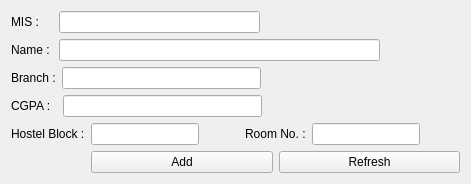
      <widget class="QWidget" name="tab_2">
       <attribute name="title">
        <string>Add New Record</string>
       </attribute>
       <layout class="QVBoxLayout" name="verticalLayout_3">
        <item>
         <layout class="QHBoxLayout" name="horizontalLayout_7">
          <item>
           <widget class="QLabel" name="label_6">
            <property name="text">
             <string>MIS :    </string>
            </property>
           </widget>
          </item>
          <item>
           <widget class="QLineEdit" name="line_mis"/>
          </item>
          <item>
           <spacer name="horizontalSpacer_2">
            <property name="orientation">
             <enum>Qt::Horizontal</enum>
            </property>
            <property name="sizeHint" stdset="0">
             <size>
              <width>40</width>
              <height>20</height>
             </size>
            </property>
           </spacer>
          </item>
         </layout>
        </item>
        <item>
         <layout class="QHBoxLayout" name="horizontalLayout_8">
          <item>
           <widget class="QLabel" name="label_18">
            <property name="text">
             <string>Name : </string>
            </property>
           </widget>
          </item>
          <item>
           <widget class="QLineEdit" name="line_name"/>
          </item>
          <item>
           <spacer name="horizontalSpacer_6">
            <property name="orientation">
             <enum>Qt::Horizontal</enum>
            </property>
            <property name="sizeType">
             <enum>QSizePolicy::Minimum</enum>
            </property>
            <property name="sizeHint" stdset="0">
             <size>
              <width>40</width>
              <height>20</height>
             </size>
            </property>
           </spacer>
          </item>
          <item>
           <spacer name="horizontalSpacer_7">
            <property name="orientation">
             <enum>Qt::Horizontal</enum>
            </property>
            <property name="sizeType">
             <enum>QSizePolicy::Minimum</enum>
            </property>
            <property name="sizeHint" stdset="0">
             <size>
              <width>40</width>
              <height>20</height>
             </size>
            </property>
           </spacer>
          </item>
         </layout>
        </item>
        <item>
         <layout class="QHBoxLayout" name="horizontalLayout_11">
          <item>
           <widget class="QLabel" name="label_19">
            <property name="text">
             <string>Branch :</string>
            </property>
           </widget>
          </item>
          <item>
           <widget class="QLineEdit" name="line_branch"/>
          </item>
          <item>
           <spacer name="horizontalSpacer_3">
            <property name="orientation">
             <enum>Qt::Horizontal</enum>
            </property>
            <property name="sizeHint" stdset="0">
             <size>
              <width>40</width>
              <height>20</height>
             </size>
            </property>
           </spacer>
          </item>
         </layout>
        </item>
        <item>
         <layout class="QHBoxLayout" name="horizontalLayout_9">
          <item>
           <widget class="QLabel" name="label_23">
            <property name="text">
             <string>CGPA :  </string>
            </property>
           </widget>
          </item>
          <item>
           <widget class="QLineEdit" name="line_cgpa"/>
          </item>
          <item>
           <spacer name="horizontalSpacer_4">
            <property name="orientation">
             <enum>Qt::Horizontal</enum>
            </property>
            <property name="sizeHint" stdset="0">
             <size>
              <width>40</width>
              <height>20</height>
             </size>
            </property>
           </spacer>
          </item>
         </layout>
        </item>
        <item>
         <layout class="QHBoxLayout" name="horizontalLayout_12">
          <item>
           <widget class="QLabel" name="label_21">
            <property name="text">
             <string>Hostel Block :</string>
            </property>
           </widget>
          </item>
          <item>
           <widget class="QLineEdit" name="line_hostel_block"/>
          </item>
          <item>
           <spacer name="horizontalSpacer_5">
            <property name="orientation">
             <enum>Qt::Horizontal</enum>
            </property>
            <property name="sizeType">
             <enum>QSizePolicy::Minimum</enum>
            </property>
            <property name="sizeHint" stdset="0">
             <size>
              <width>40</width>
              <height>20</height>
             </size>
            </property>
           </spacer>
          </item>
          <item>
           <widget class="QLabel" name="label_20">
            <property name="text">
             <string>Room No. :</string>
            </property>
           </widget>
          </item>
          <item>
           <widget class="QLineEdit" name="line_room_no"/>
          </item>
          <item>
           <spacer name="horizontalSpacer_9">
            <property name="orientation">
             <enum>Qt::Horizontal</enum>
            </property>
            <property name="sizeType">
             <enum>QSizePolicy::Minimum</enum>
            </property>
            <property name="sizeHint" stdset="0">
             <size>
              <width>40</width>
              <height>20</height>
             </size>
            </property>
           </spacer>
          </item>
         </layout>
        </item>
        <item>
         <layout class="QHBoxLayout" name="horizontalLayout_10">
          <item>
           <spacer name="horizontalSpacer_13">
            <property name="orientation">
             <enum>Qt::Horizontal</enum>
            </property>
            <property name="sizeType">
             <enum>QSizePolicy::Minimum</enum>
            </property>
            <property name="sizeHint" stdset="0">
             <size>
              <width>40</width>
              <height>20</height>
             </size>
            </property>
           </spacer>
          </item>
          <item>
           <spacer name="horizontalSpacer">
            <property name="orientation">
             <enum>Qt::Horizontal</enum>
            </property>
            <property name="sizeType">
             <enum>QSizePolicy::Ignored</enum>
            </property>
            <property name="sizeHint" stdset="0">
             <size>
              <width>40</width>
              <height>20</height>
             </size>
            </property>
           </spacer>
          </item>
          <item>
           <widget class="QPushButton" name="add_button">
            <property name="text">
             <string>Add</string>
            </property>
           </widget>
          </item>
          <item>
           <widget class="QPushButton" name="refresh_button_2">
            <property name="text">
             <string>Refresh</string>
            </property>
           </widget>
          </item>
         </layout>
        </item>
       </layout>
      </widget>
